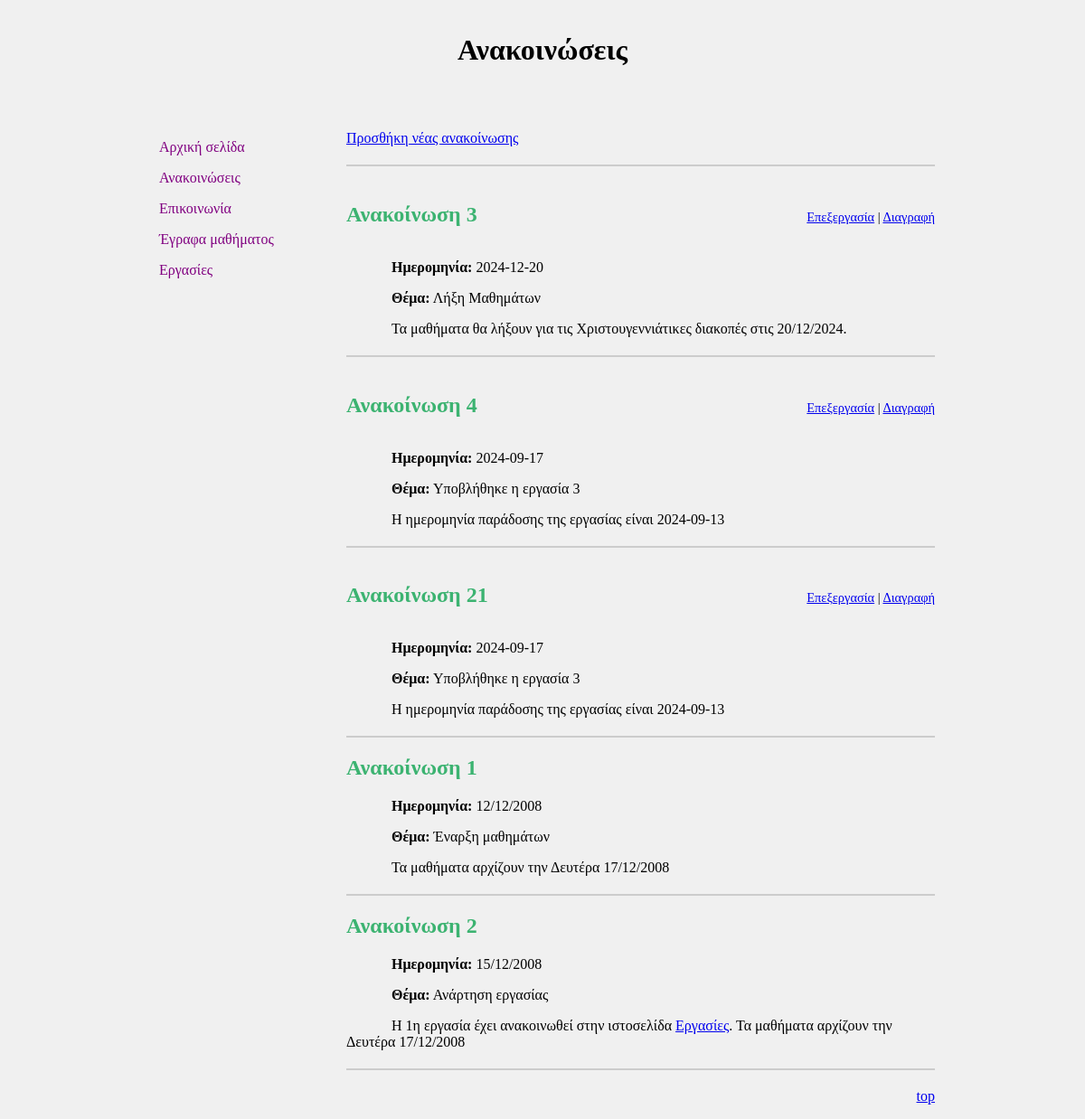
/announcement_tutor.php, run on the app's committed database.
### tables this page shows
CREATE TABLE `announcements` (
  `id` int(50) NOT NULL,
  `date` date NOT NULL,
  `subject` text NOT NULL,
  `content` text NOT NULL
);

### announcement_tutor.php (the view, shortened to what this page needs)
<?php
$conn = new mysqli("localhost", "root", "", "student3987.sql");
$sql = "SELECT * FROM announcements ORDER BY date DESC";
$result = $conn->query($sql);
?>
<!DOCTYPE html>
<html lang="en">
<head>
</head>
<body>
    <div class="container">
        <div id="header">
            <h1>Ανακοινώσεις</h1>
        </div>
        <div id="content">
            <div class="column">
                <div>
                    <p><a href="index_tutor.php">Αρχική σελίδα</a></p>
                    <p><a href="announcement_tutor.php">Ανακοινώσεις</a></p>
                    <p><a href="communication_tutor.php">Επικοινωνία</a></p>
                    <p><a href="documents_tutor.php">Έγραφα μαθήματος</a></p>
                    <p><a href="homework_tutor.php">Εργασίες</a></p>
                </div>
            </div>
            <div class="main-column">
                <div>
                    <p><a href="add_announcement.php">Προσθήκη νέας ανακοίνωσης</a></p>
                    <hr>
                </div>
                <?php
                if ($result->num_rows > 0) {
    while($row = $result->fetch_assoc()) {
        echo "<div>";
        echo "<div class='announcement-header'>";
        echo "<h2 class='assignment-title' style='color: MediumSeaGreen;'>Ανακοίνωση " . $row['id'] . "</h2>";
        echo "<span class='action-links'>";
        echo "<a href='edit_announcement.php?id=" . $row['id'] . "'>Επεξεργασία</a> | ";
        echo "<a href='delete_announcement.php?id=" . $row['id'] . "' onclick='return confirm(\"Είστε σίγουροι ότι θέλετε να διαγράψετε αυτή την ανακοίνωση;\");'>Διαγραφή</a>";
        echo "</span>";
        echo "</div>";
        echo "<p class='indented-paragraph'><b>Ημερομηνία:</b> " . $row['date'] . "</p>";
        echo "<p class='indented-paragraph'><b>Θέμα:</b> " . $row['subject'] . "</p>";
        echo "<p class='indented-paragraph'>" . $row['content'] . "</p>";
        echo "<hr>";
        echo "</div>";
    }
} else {
    echo "<p>Δεν υπάρχουν ανακοινώσεις.</p>";
}
                ?>
                <div>
                    <h2 class="assignment-title" style="color: MediumSeaGreen;">Ανακοίνωση 1</h2>
                    <p class="indented-paragraph"><b>Ημερομηνία:</b> 12/12/2008</p>
                    <p class="indented-paragraph"><b>Θέμα:</b> Έναρξη μαθημάτων</p>
                    <p class="indented-paragraph">Τα μαθήματα αρχίζουν την Δευτέρα 17/12/2008</p>
                </div>
                <hr>
                <div>
                    <h2 class="assignment-title" style="color: MediumSeaGreen;">Ανακοίνωση 2</h2>
                    <p class="indented-paragraph"><b>Ημερομηνία:</b> 15/12/2008</p>
                    <p class="indented-paragraph"><b>Θέμα:</b> Ανάρτηση εργασίας</p>
                    <p class="indented-paragraph">
                        Η 1η εργασία έχει ανακοινωθεί στην ιστοσελίδα <a href="homework.html">Εργασίες</a>. Τα μαθήματα αρχίζουν την Δευτέρα 17/12/2008
                    </p>
                </div>
                <hr>
                <div class="right-align">
                    <a href="announcement_tutor.php">top</a>
                </div>
            </div>
        </div>
    </div>
</body>
</html>

### announcement_tutor.php (style rules this page uses)
body { font-family: 'Times New Roman', serif; margin: 0; padding: 0; background-color: #f0f0f0; }
.container { width: 75%; margin: auto; }
#header { padding: 1em; text-align: center; }
#content { display: flex; justify-content: space-between; padding: 1em; }
.column { width: 20%; padding: 10px; }
.column a { display: block; margin: 10px 0; text-decoration: none; color: purple; }
.main-column { width: 75%; padding-left: 20px; }
.indented-paragraph { text-indent: 50px; }
hr { border: 1px solid #ccc; margin-top: 20px; margin-bottom: 20px; }
.right-align { text-align: right; margin-top: 20px; }
.announcement-header { display: flex; justify-content: space-between; align-items: baseline; }
.action-links { font-size: 0.9em; }

### data on the page
announcements: id "3", date "2024-12-20", subject "Λήξη Μαθημάτων", content "Τα μαθήματα θα λήξουν για τις Χριστουγεννιάτικες διακοπές στις 20/12/2024."
announcements: id "4", date "2024-09-17", subject "Υποβλήθηκε η εργασία 3", content "Η ημερομηνία παράδοσης της εργασίας είναι 2024-09-13"
announcements: id "21", date "2024-09-17", subject "Υποβλήθηκε η εργασία 3", content "Η ημερομηνία παράδοσης της εργασίας είναι 2024-09-13"
